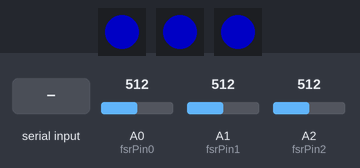
The sketch below on a simulated Arduino Uno, built for the host (arithmetic inside an expression is 32-bit, double 64-bit). Shown: 3 × 1 RGB LEDs in strip order, left to right. The inputs (shaded band) are chosen by the test bench; at power-on: A0 (fsrPin0) = 512, A1 (fsrPin1) = 512, A2 (fsrPin2) = 512. Dim RGB values are drawn brighter than linear; random numbers use the default seed unless the sketch sets one.

Above: at 1.2 s.
1.3 s: "1" received over the second serial link
At 3.27 s:
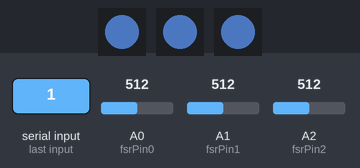
4.3 s: "1" received over the second serial link
7.3 s: "1" received over the second serial link
At 9.08 s:
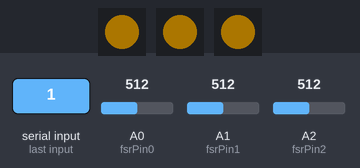
10.3 s: "1" received over the second serial link
At 12.1 s:
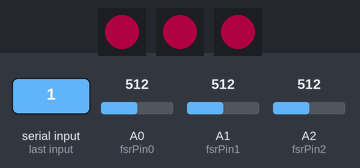
Timing chart, 0 to 14.3 s (numbered marks = the images above; inputs shaded):
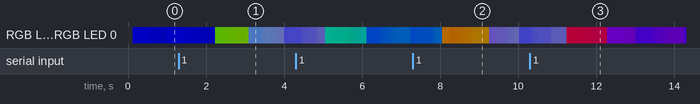

The sketch:

svamp.ino
```cpp
#include <SoftwareSerial.h>
#include "FastLED.h"
#define NUM_LEDS 1
CRGB leds[NUM_LEDS];

#ifdef __AVR__
#include <avr/power.h>
#endif

boolean btMessage = false;
SoftwareSerial BT(10, 11); // Bluetooth 10 RX, 11 TX.

unsigned long previousMillisRead = 0;
unsigned long previousMillisUpdate = 0;
unsigned long previousBluetooth = 0;

//Frequencies (in ms) for:
//1. reading new events (BT or FSR is touched)
//2. speed of "animations"
unsigned long readingFrequency = 1000;
unsigned long updateFrequency = 20;
unsigned long bluetoothFrequency = 500;

/********* ANALOG READ TO BRIGHTNESS VALUE SETUP *********/
int fsrPin0 = 0;
int fsrPin1 = 1;
int fsrPin2 = 2;
int fsrReading0;
int fsrReading1;
int fsrReading2;

void setup(void) {
  BT.begin(9600);
  Serial.begin(9600);
  FastLED.addLeds<NEOPIXEL, 5>(leds, NUM_LEDS);
  FastLED.addLeds<NEOPIXEL, 6>(leds, NUM_LEDS);
  FastLED.addLeds<NEOPIXEL, 7>(leds, NUM_LEDS);

  // Set all LEDS green
  for (int i = 0; i < NUM_LEDS; i++) {
    leds[i] = CRGB::Blue;
  }
  FastLED.setBrightness(100);
}

/**** UPDATES ARRAY ACCORDING TO READING FROM BT/FSR ****/
void setBrightness(int index, int value) {
  int bright = map(value, 0, 1200, 20, 150);
  leds[index] += CRGB(0, 0, bright);
}

/*********** BLUETOOTH SEND/RECIEVE-FUNCTIONS ***********/

void bluetoothRead() {
  if (BT.available()) {
    char value = BT.read();

    if (value == '1') {
      btMessage = true;
    }
  }
}

void bluetoothSend(char bo) {
  if (BT.available()) {
    BT.write(bo);
  }
}

void loop() {
  unsigned long currentReadingMillis = millis();
  unsigned long currentUpdateMillis = millis();
  unsigned long currentBluetoothMillis = millis();
  fsrReading0 = analogRead(fsrPin0);
  fsrReading1 = analogRead(fsrPin1);
  fsrReading2 = analogRead(fsrPin2);

  bluetoothRead();

  if((fsrReading0 > 100) || (fsrReading1 > 100) || (fsrReading2 > 100)) {
    bluetoothSend(1);
  } else {
    bluetoothSend(0);
  }


  /* GET NEW BRIGHTNESS AND SET BRIGHTNESS ACCORDING TO UPDATE-PERIOD */
  if (currentUpdateMillis - previousMillisUpdate >= updateFrequency) {
    for (int i = 0; i < 3; i++) {
      leds[i].fadeLightBy(2);
    }

    FastLED.show();

    previousMillisUpdate = currentUpdateMillis;
  }

  /*********** GET NEW READINGS EVERY READING-PERIOD **************/
  if (currentReadingMillis - previousMillisRead >= readingFrequency) {
    fsrReading0 = analogRead(fsrPin0);
    fsrReading1 = analogRead(fsrPin1);
    fsrReading2 = analogRead(fsrPin2);

    if (btMessage == true) {
      btMessage = false;

        if (currentBluetoothMillis - previousBluetooth >= bluetoothFrequency) {
          leds[0] = CHSV(random8(),255,255);
        } else {
          leds[0] = CRGB::Blue;
        }
        previousBluetooth = currentBluetoothMillis;
    } else {

      if (fsrReading0 > 10) {
        setBrightness(0, fsrReading0);
      }

      if (fsrReading1 > 10) {
        setBrightness(0, fsrReading1);
      }

      if (fsrReading2 > 10) {
        setBrightness(0, fsrReading2);
      }
    }
    previousMillisRead = currentReadingMillis;
  }
}
```
